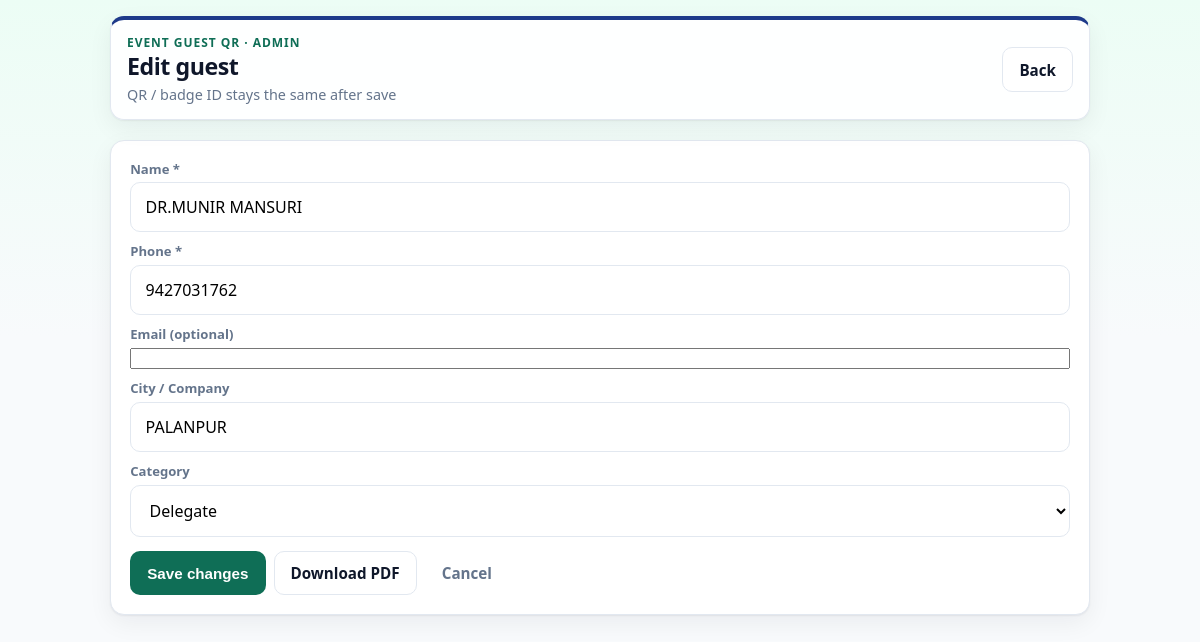
Screenshot of /guest/795/edit (signed in) with the database file from the repository.
### tables this page shows
CREATE TABLE guests (
            id INTEGER PRIMARY KEY AUTOINCREMENT,
            name TEXT NOT NULL,
            email TEXT NOT NULL,
            phone TEXT NOT NULL,
            meal TEXT NOT NULL,
            table_no TEXT NOT NULL,
            token TEXT NOT NULL UNIQUE,
            arrived INTEGER NOT NULL DEFAULT 0,
            arrived_at TEXT,
            lunch_claimed INTEGER NOT NULL DEFAULT 0,
            claimed_at TEXT,
            pdf_sent INTEGER NOT NULL DEFAULT 0,
            pdf_sent_at TEXT
        , dinner_claimed INTEGER NOT NULL DEFAULT 0, dinner_claimed_at TEXT, email_acked INTEGER NOT NULL DEFAULT 0, email_acked_at TEXT, specialty TEXT DEFAULT '', city TEXT DEFAULT '', designation TEXT DEFAULT '');

### app.py (the view, shortened to what this page needs)
@app.route("/guest/<int:guest_id>/edit", methods=["GET", "POST"])
@admin_required
def guest_edit(guest_id: int):
    guest = get_guest_by_id(guest_id)
    if guest is None:
        flash("Guest not found.", "bad")
        return redirect(url_for("home"))
    return render_template("guest_edit.html", guest=guest)

### app.py (called while the page is built, shortened)
def normalize_category(value: str | None) -> str:
    raw = (value or "").strip()
    if not raw:
        return "Delegate"
    mapped = CATEGORY_ALIASES.get(raw.lower())
    if mapped:
        return mapped
    for cat in CATEGORIES:
        if raw.lower() == cat.lower():
            return cat
    return "Delegate"

def get_db() -> sqlite3.Connection:
    conn = sqlite3.connect(DB_PATH)
    conn.row_factory = sqlite3.Row
    return conn

def admin_required(view):
    @wraps(view)
    def wrapped(*args, **kwargs):
        if not session.get("user"):
            return redirect(url_for("login", next=request.path))
        if session.get("role") != "admin":
            flash("Only admin can import guest data.", "bad")
            return redirect(url_for("home"))
        return view(*args, **kwargs)
    return wrapped

def get_guest_by_id(guest_id: int) -> sqlite3.Row | None:
    conn = get_db()
    guest = conn.execute(
        "SELECT * FROM guests WHERE id = ?", (guest_id,)
    ).fetchone()
    conn.close()
    return guest

def load_email_config() -> dict | None:
    resend_key = os.environ.get("RESEND_API_KEY", "").strip()
    env_user = os.environ.get("SMTP_USER", "").strip()
    env_pass = os.environ.get("SMTP_PASSWORD", "").strip().replace(" ", "")
    return None

def email_is_configured() -> bool:
    try:
        return load_email_config() is not None
    except Exception:  # noqa: BLE001
        return False

@app.context_processor
def inject_event():
    role = session.get("role")
    return {
        "event_name": EVENT_NAME,
        "event_date": EVENT_DATE,
        "event_venue": EVENT_VENUE,
        "email_ready": email_is_configured(),
        "staff_logged_in": bool(session.get("user")),
        "is_admin": role == "admin",
        "user_role": role,
        "categories": CATEGORIES,
        "category_colors": CATEGORY_COLORS,
        "normalize_category": normalize_category,
        "category_style": category_style,
    }

### templates/guest_edit.html (shortened to what this page needs)
{% extends "base.html" %}
{% block content %}
  <header class="app-header header-all">
    <div>
      <p class="brand">Event Guest QR · Admin</p>
      <h1>Edit guest</h1>
      <p class="sub">QR / badge ID stays the same after save</p>
    </div>
    <nav class="app-nav">
      <a class="btn secondary" href="{{ url_for('home', category=normalize_category(guest.designation)) }}">Back</a>
    </nav>
  </header>
  <div class="panel" style="margin-top: 0.75rem;">
    <form method="post" action="{{ url_for('guest_edit', guest_id=guest.id) }}" class="stack-form" style="display: grid; gap: 0.65rem;">
      <label class="field">
        <span class="field-label">Name *</span>
        <input type="text" name="name" value="{{ guest.name or '' }}" required autocomplete="name" />
      </label>
      <label class="field">
        <span class="field-label">Phone *</span>
        <input type="text" name="phone" value="{{ guest.phone or '' }}" required inputmode="tel" autocomplete="tel" />
      </label>
      <label class="field">
        <span class="field-label">Email (optional)</span>
        <input type="email" name="email" value="{{ guest.email or '' }}" autocomplete="email" />
      </label>
      <label class="field">
        <span class="field-label">City / Company</span>
        <input type="text" name="city" value="{{ guest.city or '' }}" />
      </label>
      <label class="field">
        <span class="field-label">Category</span>
        <select name="designation">
          {% for cat in categories %}
            <option value="{{ cat }}" {% if normalize_category(guest.designation) == cat %}selected{% endif %}>{{ cat }}</option>
          {% endfor %}
        </select>
      </label>
      <div style="display: flex; flex-wrap: wrap; gap: 0.5rem; margin-top: 0.25rem;">
        <button class="btn" type="submit">Save changes</button>
        <a class="btn secondary" href="{{ url_for('pdf_ticket', token=guest.token) }}">Download PDF</a>
        <a class="btn ghost" href="{{ url_for('home', category=normalize_category(guest.designation)) }}">Cancel</a>
      </div>
    </form>
  </div>
{% endblock %}

### static/style.css (style rules this page uses)
:root { --ink: #0f172a; --muted: #64748b; --line: #e2e8f0; --bg: #f8fafc; --card: #ffffff; --accent: #0f6e56; --accent-soft: #d1fae5; --glow-a: #ecfdf5; --glow-b: #f1f5f9; --warn: #c2410c; --warn-soft: #ffedd5; --bad: #be123c; --bad-soft: #ffe4e6; --ok: #047857; --ok-soft: #d1fae5; --shadow: 0 1px 2px rgba(15, 23, 42, 0.06), 0 8px 24px rgba(15, 23, 42, 0.06); --radius: 14px; }
* { box-sizing: border-box; }
html { -webkit-text-size-adjust: 100%; }
body { margin: 0; font-family: "Segoe UI", system-ui, -apple-system, sans-serif; color: var(--ink); background: linear-gradient(180deg, var(--glow-a) 0%, var(--bg) 42%); min-height: 100vh; }
a { color: var(--accent); text-decoration: none; }
.app-header { display: flex; justify-content: space-between; gap: 1rem; align-items: center; margin-bottom: 1.25rem; padding: 0.85rem 1rem; background: rgba(255, 255, 255, 0.92); border: 1px solid var(--line); border-top: 4px solid var(--accent); border-radius: var(--radius); backdrop-filter: blur(8px); box-shadow: var(--shadow); }
.app-header.header-all { border-top-color: #1e3a8a; }
.app-header .brand { margin: 0; font-size: 0.75rem; letter-spacing: 0.08em; text-transform: uppercase; color: var(--accent); font-weight: 700; }
.app-header h1 { margin: 0.15rem 0 0; font-size: clamp(1.15rem, 3vw, 1.45rem); line-height: 1.2; }
.app-header .sub { margin: 0.25rem 0 0; color: var(--muted); font-size: 0.9rem; }
.app-nav { display: flex; flex-wrap: wrap; gap: 0.45rem; }
.brand { font-size: 0.8rem; letter-spacing: 0.08em; text-transform: uppercase; color: var(--accent); font-weight: 700; margin: 0 0 0.3rem; }
h1 { margin: 0; font-size: clamp(1.4rem, 4vw, 1.9rem); line-height: 1.15; letter-spacing: -0.02em; }
.sub { margin: 0.4rem 0 0; color: var(--muted); line-height: 1.45; font-size: 0.95rem; }
.btn { display: inline-flex; align-items: center; justify-content: center; gap: 0.35rem; border: 1px solid transparent; border-radius: 10px; padding: 0.7rem 1rem; min-height: 44px; font-weight: 600; font-size: 0.95rem; cursor: pointer; text-decoration: none; background: var(--accent); color: #fff; touch-action: manipulation; }
.btn.secondary { background: #fff; color: var(--ink); border-color: var(--line); }
.btn.ghost { background: transparent; color: var(--muted); border-color: transparent; }
.panel { background: var(--card); border: 1px solid var(--line); border-radius: var(--radius); box-shadow: var(--shadow); padding: 1.15rem 1.2rem; margin-bottom: 1rem; }
.field { display: grid; gap: 0.3rem; }
.field-label { color: var(--muted); font-size: 0.82rem; font-weight: 700; }
input[type="text"], input[type="url"], input[type="password"], input[type="search"], input[type="file"], select { width: 100%; padding: 0.8rem 0.9rem; border: 1px solid var(--line); border-radius: 10px; font: inherit; font-size: 16px; background: #fff; }

### rows the page displays
guests: name "DR.MUNIR MANSURI", phone "9427031762", city "PALANPUR", designation "Delegate"
